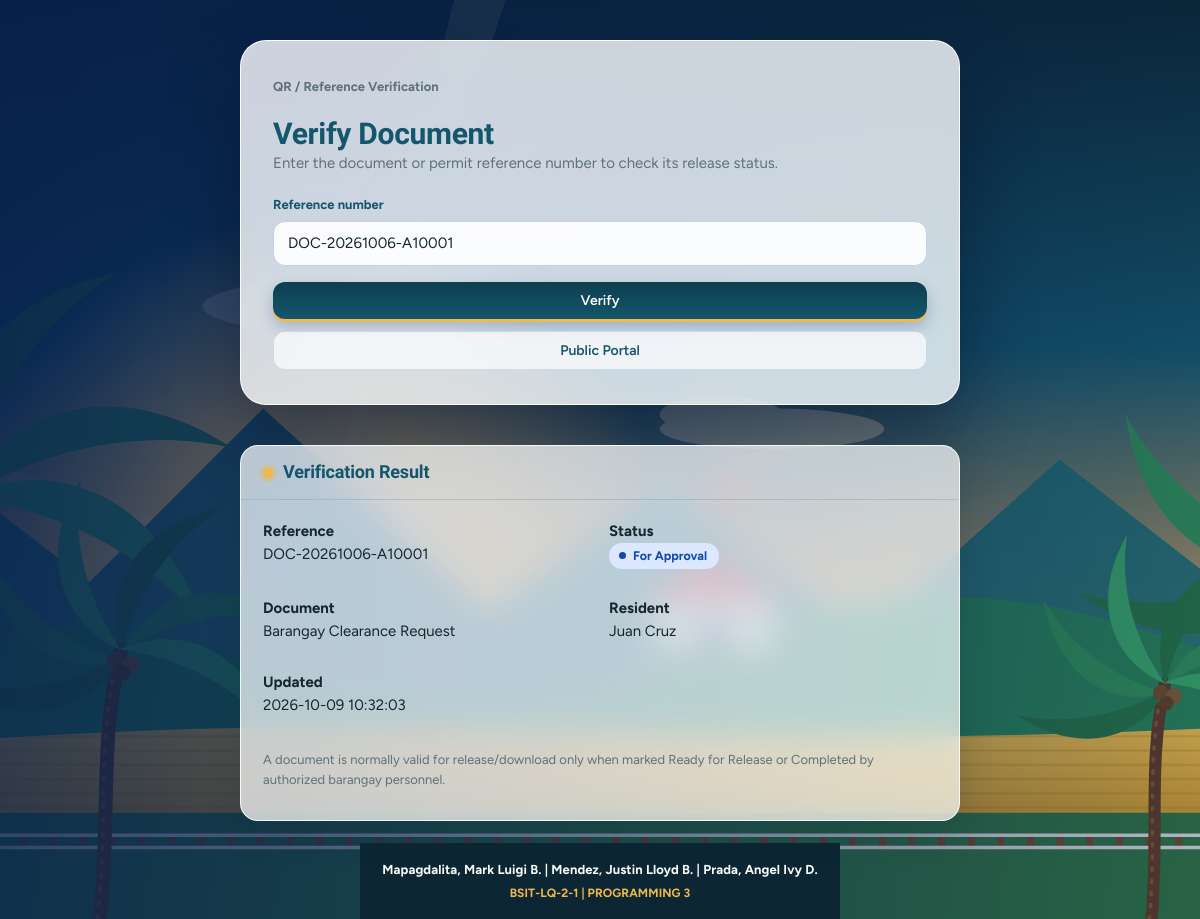
The page /verify.php?reference=DOC-20261006-A10001 (signed in) on the database its author committed.
### tables this page shows
CREATE TABLE service_records (
    id INT AUTO_INCREMENT PRIMARY KEY,
    module_slug VARCHAR(80) NOT NULL,
    reference_no VARCHAR(60) NOT NULL UNIQUE,
    title VARCHAR(180) NOT NULL,
    resident_id INT NULL,
    requester_name VARCHAR(160),
    category VARCHAR(120),
    description TEXT,
    respondent_name VARCHAR(160) NULL,
    location VARCHAR(255) NULL,
    amount DECIMAL(10,2) DEFAULT 0,
    payment_method VARCHAR(40) NULL,
    payment_reference VARCHAR(100) NULL,
    attachment_path VARCHAR(255) NULL,
    attachment_name VARCHAR(255) NULL,
    status VARCHAR(80) NOT NULL DEFAULT 'Pending',
    priority VARCHAR(40) DEFAULT 'Normal',
    due_date DATE NULL,
    assigned_to INT NULL,
    created_by INT NULL,
    updated_by INT NULL,
    created_at DATETIME NOT NULL,
    updated_at DATETIME NOT NULL,
    deleted_at DATETIME NULL,
    deleted_by INT NULL,
    deleted_status VARCHAR(80) NULL,
    KEY idx_records_module_status (module_slug, status),
    KEY idx_records_due_date (due_date),
    KEY idx_records_resident (resident_id),
    KEY idx_records_updated (updated_at),
    FOREIGN KEY (resident_id) REFERENCES residents(id) ON DELETE SET NULL,
    FOREIGN KEY (assigned_to) REFERENCES users(id) ON DELETE SET NULL,
    FOREIGN KEY (created_by) REFERENCES users(id) ON DELETE SET NULL,
    FOREIGN KEY (updated_by) REFERENCES users(id) ON DELETE SET NULL
);

CREATE TABLE residents (
    id INT AUTO_INCREMENT PRIMARY KEY,
    resident_no VARCHAR(40) NOT NULL UNIQUE,
    first_name VARCHAR(100) NOT NULL,
    middle_name VARCHAR(100),
    last_name VARCHAR(100) NOT NULL,
    suffix VARCHAR(30),
    gender VARCHAR(30),
    birth_date DATE,
    civil_status VARCHAR(60),
    contact_no VARCHAR(60),
    email VARCHAR(150),
    address TEXT NOT NULL,
    purok_id INT NULL,
    occupation VARCHAR(150),
    education VARCHAR(150),
    voter_status VARCHAR(60),
    residency_status VARCHAR(80) DEFAULT 'Resident',
    is_pwd TINYINT(1) DEFAULT 0,
    is_senior TINYINT(1) DEFAULT 0,
    is_solo_parent TINYINT(1) DEFAULT 0,
    is_4ps TINYINT(1) DEFAULT 0,
    is_ofw TINYINT(1) DEFAULT 0,
    is_other TINYINT(1) DEFAULT 0,
    is_youth TINYINT(1) DEFAULT 0,
    is_head_of_family TINYINT(1) DEFAULT 0,
    pwd_id_number VARCHAR(80),
    solo_parent_id_number VARCHAR(80),
    special_classification VARCHAR(150),
    status VARCHAR(80) NOT NULL DEFAULT 'Pending Verification',
    status_notes TEXT,
    status_changed_at DATETIME NULL,
    notes TEXT,
    created_at DATETIME NOT NULL,
    updated_at DATETIME NOT NULL,
    KEY idx_residents_name (last_name, first_name),
    KEY idx_residents_status (status),
    KEY idx_residents_purok (purok_id),
    FOREIGN KEY (purok_id) REFERENCES puroks(id) ON DELETE SET NULL
);

### includes/functions.php (called while the page is built, shortened)
<?php
function e(mixed $value): string
{
    return htmlspecialchars((string) $value, ENT_QUOTES, 'UTF-8');
}
function base_url(): string
{
    $script = str_replace('\\', '/', dirname($_SERVER['SCRIPT_NAME'] ?? ''));
    $base = preg_replace('#/(modules|public)$#', '', $script);
    return rtrim($base === '/' ? '' : $base, '/');
}
function app_url(string $path = ''): string
{
    return base_url() . '/' . ltrim($path, '/');
}
function fetch_one(string $sql, array $params = []): ?array
{
    $stmt = db()->prepare($sql);
    $stmt->execute($params);
    $row = $stmt->fetch();
    return $row ?: null;
}
function status_class(string $status): string
{
    $normalized = strtolower(str_replace([' ', '/'], '-', $status));
    return 'status status-' . preg_replace('/[^a-z0-9-]/', '', $normalized);
}

### config/database.php (called while the page is built, shortened)
<?php
function db(): PDO
{
    static $pdo = null;
    if ($pdo instanceof PDO) {
        return $pdo;
    }
    $dsn = 'mysql:host=' . DB_HOST . ';dbname=' . DB_NAME . ';charset=' . DB_CHARSET;
    $pdo = new PDO($dsn, DB_USER, DB_PASS, [
        PDO::ATTR_ERRMODE => PDO::ERRMODE_EXCEPTION,
        PDO::ATTR_DEFAULT_FETCH_MODE => PDO::FETCH_ASSOC,
        PDO::ATTR_EMULATE_PREPARES => false,
    ]);
    return $pdo;
}

### public/verify.php (the view, shortened to what this page needs)
<?php
require_once __DIR__ . '/../includes/layout.php';
$reference = trim((string) ($_GET['reference'] ?? ''));
$record = null;
$verifyNotice = '';
if ($reference !== '') {
    try {
        $record = fetch_one(
            "SELECT service_records.*, residents.first_name, residents.last_name
             FROM service_records
             LEFT JOIN residents ON residents.id = service_records.resident_id
             WHERE service_records.reference_no = ? AND service_records.module_slug IN ('documents', 'permits') AND service_records.deleted_at IS NULL",
            [$reference]
        );
    } catch (Throwable $error) {
        $verifyNotice = 'Database is not ready yet. Check config/database.php and follow the database setup or migration instructions in README.md.';
    }
}
?>
<section class="auth-card" style="width:min(100%, 720px);">
    <p class="eyebrow">QR / Reference Verification</p>
    <h1>Verify Document</h1>
    <p>Enter the document or permit reference number to check its release status.</p>
    <form class="form-grid" method="get">
        <div class="form-field full">
            <label>Reference number</label>
            <input class="form-control" name="reference" value="<?= e($reference) ?>" placeholder="Example: DOC-20261006-A10001" required>
        </div>
        <div class="form-actions full">
            <button class="btn" type="submit">Verify</button>
            <a class="btn btn-ghost" href="<?= e(app_url('public/index.php')) ?>">Public Portal</a>
        </div>
    </form>
</section>
<?php if ($reference !== ''): ?>
<section class="panel" style="width:min(100%, 720px); margin-top:18px;">
    <div class="panel-header"><h2>Verification Result</h2></div>
    <div class="panel-body">
        <?php if ($record): ?>
            <div class="grid grid-2">
                <p><strong>Reference</strong><br><?= e($record['reference_no']) ?></p>
                <p><strong>Status</strong><br><span class="<?= e(status_class($record['status'])) ?>"><?= e($record['status']) ?></span></p>
                <p><strong>Document</strong><br><?= e($record['title']) ?></p>
                <p><strong>Resident</strong><br><?= e(trim(($record['first_name'] ?? '') . ' ' . ($record['last_name'] ?? '')) ?: 'Not linked') ?></p>
                <p><strong>Updated</strong><br><?= e($record['updated_at']) ?></p>
            </div>
            <p class="muted">A document is normally valid for release/download only when marked Ready for Release or Completed by authorized barangay personnel.</p>
        <?php elseif ($verifyNotice): ?>
            <div class="alert alert-warning"><?= e($verifyNotice) ?></div>
        <?php else: ?>
            <p>No matching public document or permit was found.</p>
        <?php endif; ?>
    </div>
</section>
<?php endif; ?>

### rows shown on the page
service_records: reference_no "DOC-20261006-A10001", status "For Approval", title "Barangay Clearance Request", resident.last_name "Juan Cruz", updated_at "2026-10-09 10:32:03"
